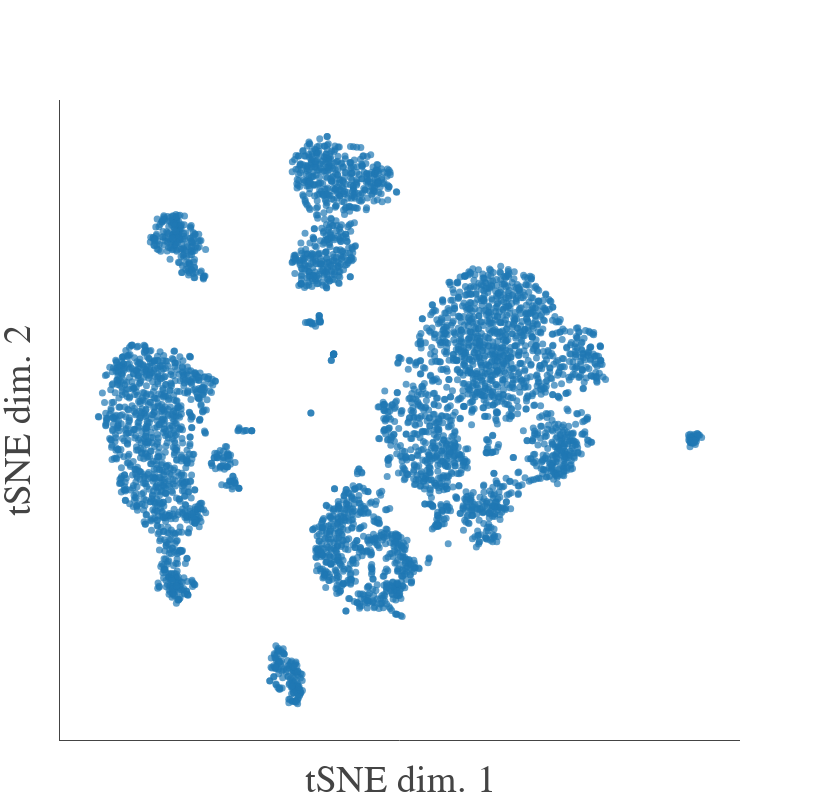

The notebook cell this image was saved under:
### Markdown cell above
### Plot the t-SNE scores (using plotly)

### Code cell
trace = go.Scatter(
    x=tsne_scores.iloc[0],
    y=tsne_scores.iloc[1],
    mode='markers',
    marker=dict(size=7, opacity=0.7),
)

data = [trace]

layout = go.Layout(
    width=820,
    height=800,
    font=dict(size=32, family='serif'),
    xaxis=dict(title='tSNE dim. 1', zeroline=False, showline=True, tickvals=[], showgrid=False),
    yaxis=dict(title='tSNE dim. 2', zeroline=False, showline=True, tickvals=[], showgrid=False),
    margin=dict(l=60, b=60),
)

fig = go.Figure(data=data, layout=layout)
iplot(fig)

### Figure 1 — Plotly figure (JSON) as saved in the notebook; plotly's stock layout.template omitted (floating-point values rounded to 4 significant figures; data arrays with more than 128 entries replaced by an {"elided": "..."} marker saying what was removed)
{"data": [{"marker": {"opacity": 0.7, "size": 7}, "mode": "markers", "type": "scatter", "uid": "f9e9dd3a-044c-48f6-9297-346121662564", "x": {"elided": "4340 float values"}, "y": {"elided": "4340 float values"}}], "layout": {"font": {"family": "serif", "size": 32}, "height": 800, "margin": {"b": 60, "l": 60}, "width": 820, "xaxis": {"showgrid": false, "showline": true, "tickvals": [], "title": "tSNE dim. 1", "zeroline": false}, "yaxis": {"showgrid": false, "showline": true, "tickvals": [], "title": "tSNE dim. 2", "zeroline": false}}}
